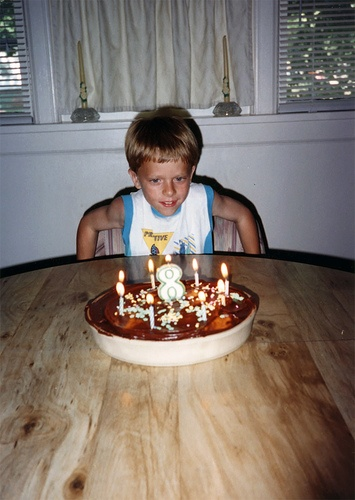
#> input picture benchmarking/dataset/A18.jpg, 355 x 500 px; its folder holds 4 pictures in this run
$ python main.py   (older library calls are emulated)
#> lines starting #> are read from the running program, lines starting #| are printed output that depends on the picture
### benchmarking/blockhash/blockhash.py
#! /usr/bin/env python
#
# Perceptual image hash calculation tool based on algorithm descibed in
# Block Mean Value Based Image Perceptual Hashing by Bian Yang, Fan Gu and Xiamu Niu
#
# Copyright 2014 Commons Machinery http://commonsmachinery.se/
# Distributed under an MIT license, please see LICENSE in the top dir.

import math
import argparse
import PIL.Image as Image
import numpy as np

def median(data):
    data = sorted(data)
    length = len(data)
    if length % 2 == 0:
        return (data[length // 2 - 1] + data[length // 2]) / 2.0
    return data[length // 2]


# [6 lines left out: function total_value_rgba, not called in this run]


def total_value_rgb(im, data, x, y):
    r, g, b = data[y * im.size[0] + x]
    return r + g + b


def translate_blocks_to_bits(blocks, pixels_per_block):
    half_block_value = pixels_per_block * 256 * 3 / 2

    # Compare medians across four horizontal bands
    bandsize = len(blocks) // 4
    for i in range(4):
        m = median(blocks[i * bandsize : (i + 1) * bandsize])
        for j in range(i * bandsize, (i + 1) * bandsize):
            v = blocks[j]

            # Output a 1 if the block is brighter than the median.
            # With images dominated by black or white, the median may
            # end up being 0 or the max value, and thus having a lot
            # of blocks of value equal to the median.  To avoid
            # generating hashes of all zeros or ones, in that case output
            # 0 if the median is in the lower value space, 1 otherwise
            blocks[j] = int(v > m or (abs(v - m) < 1 and m > half_block_value))


# [4 lines left out: function bits_to_hexhash, not called in this run]


def blockhash_even(im, bits):
    if im.mode == "RGBA":
        total_value = total_value_rgba
    elif im.mode == "RGB":
        total_value = total_value_rgb
    else:
        raise RuntimeError("Unsupported image mode: {}".format(im.mode))

    data = im.getdata()
    width, height = im.size
    blocksize_x = width // bits
    blocksize_y = height // bits

    result = []

    for y in range(bits):
        for x in range(bits):
            value = 0

            for iy in range(blocksize_y):
                for ix in range(blocksize_x):
                    cx = x * blocksize_x + ix
                    cy = y * blocksize_y + iy
                    value += total_value(im, data, cx, cy)

            result.append(value)

    translate_blocks_to_bits(result, blocksize_x * blocksize_y)
    return result
    # return bits_to_hexhash(result)


def blockhash(ims, bits=32, size=224, *args, **kwargs):
    bits_list = []
    for i, im in enumerate(ims):
        method = kwargs.get("method", Image.BILINEAR)
        im = im.resize((size, size), method)
        if im.mode == "RGBA":
            total_value = total_value_rgba
        elif im.mode == "RGB":
            total_value = total_value_rgb
        else:
            raise RuntimeError("Unsupported image mode: {}".format(im.mode))

        data = im.getdata()
        width, height = im.size

        even_x = width % bits == 0
        even_y = height % bits == 0

        if even_x and even_y:
            result = blockhash_even(im, bits)
            bits_list.append("".join(map(str, result)))
            continue

        blocks = np.zeros((bits, bits))

        block_width = float(width) / bits
        block_height = float(height) / bits

        for y in range(height):
            if even_y:
                # don't bother dividing y, if the size evenly divides by bits
                block_top = block_bottom = int(y // block_height)
                weight_top, weight_bottom = 1, 0
            else:
                y_frac, y_int = math.modf((y + 1) % block_height)

                weight_top = 1 - y_frac
                weight_bottom = y_frac

                # y_int will be 0 on bottom/right borders and on block boundaries
                if y_int > 0 or (y + 1) == height:
                    block_top = block_bottom = int(y // block_height)
                else:
                    block_top = int(y // block_height)
                    block_bottom = int(
                        -(-y // block_height)
                    )  # int(math.ceil(float(y) / block_height))

            for x in range(width):
                value = total_value(im, data, x, y)

                if even_x:
                    # don't bother dividing x, if the size evenly divides by bits
                    block_left = block_right = int(x // block_width)
                    weight_left, weight_right = 1, 0
                else:
                    x_frac, x_int = math.modf((x + 1) % block_width)

                    weight_left = 1 - x_frac
                    weight_right = x_frac

                    # x_int will be 0 on bottom/right borders and on block boundaries
                    if x_int > 0 or (x + 1) == width:
                        block_left = block_right = int(x // block_width)
                    else:
                        block_left = int(x // block_width)
                        block_right = int(
                            -(-x // block_width)
                        )  # int(math.ceil(float(x) / block_width))

                # add weighted pixel value to relevant blocks
                blocks[block_top][block_left] += value * weight_top * weight_left
                blocks[block_top][block_right] += value * weight_top * weight_right
                blocks[block_bottom][block_left] += value * weight_bottom * weight_left
                blocks[block_bottom][block_right] += value * weight_bottom * weight_right

        result = [blocks[row][col] for row in range(bits) for col in range(bits)]

        translate_blocks_to_bits(result, block_width * block_height)
        bits_list.append("".join(map(str, result)))  # bits_to_hexhash(result)
    return bits_list


# [69 lines that do not run on import are left out]

### benchmarking/neuralhash/neuralhash.py
import sys
import onnxruntime
import numpy as np
from PIL import Image
import os


def neuralhash(ims):
    # Load ONNX model
    session = onnxruntime.InferenceSession("./phashes/neuralhash/model.onnx")

    # Load output hash matrix
    seed1 = open("./phashes/neuralhash//neuralhash_128x96_seed1.dat", "rb").read()[128:]
    seed1 = np.frombuffer(seed1, dtype=np.float32)
    seed1 = seed1.reshape([96, 128])

    arrs = []
    for im in ims:
        # Preprocess image
        image = im.convert("RGB")
        image = image.resize([360, 360])
        arr = np.array(image).astype(np.float32) / 255.0
        arr = arr * 2.0 - 1.0
        arr = arr.transpose(2, 0, 1).reshape([1, 3, 360, 360])
        arrs.append(arr)
    arrs = np.concatenate(arrs, axis=0)

    inputs = {session.get_inputs()[0].name: arrs}
    outputs = session.run(None, inputs)

    hash_bits_list = []
    for outs in outputs:
        # Convert model output to hex hash
        hash_output = seed1.dot(outs[0].flatten())
        hash_bits = "".join(["1" if it >= 0 else "0" for it in hash_output])
        # hash_hex = "{:0{}x}".format(int(hash_bits, 2), len(hash_bits) // 4)
        hash_bits_list.append(hash_bits)

    return hash_bits_list

### benchmarking/main.py
import os
import numpy as np
from PIL import Image
from matplotlib import pyplot as plt
from tqdm import tqdm

from transformer import Transformer
from blockhash.blockhash import blockhash
from neuralhash.neuralhash import neuralhash

def match(original_hash, modified_hash):
    return sum(c1 == c2 for c1, c2 in zip(modified_hash, original_hash)) / len(modified_hash)

dataset_folder = './dataset'
image_files = [f for f in os.listdir(dataset_folder)]
images = [Image.open(os.path.join(dataset_folder, image_file)) for image_file in image_files]
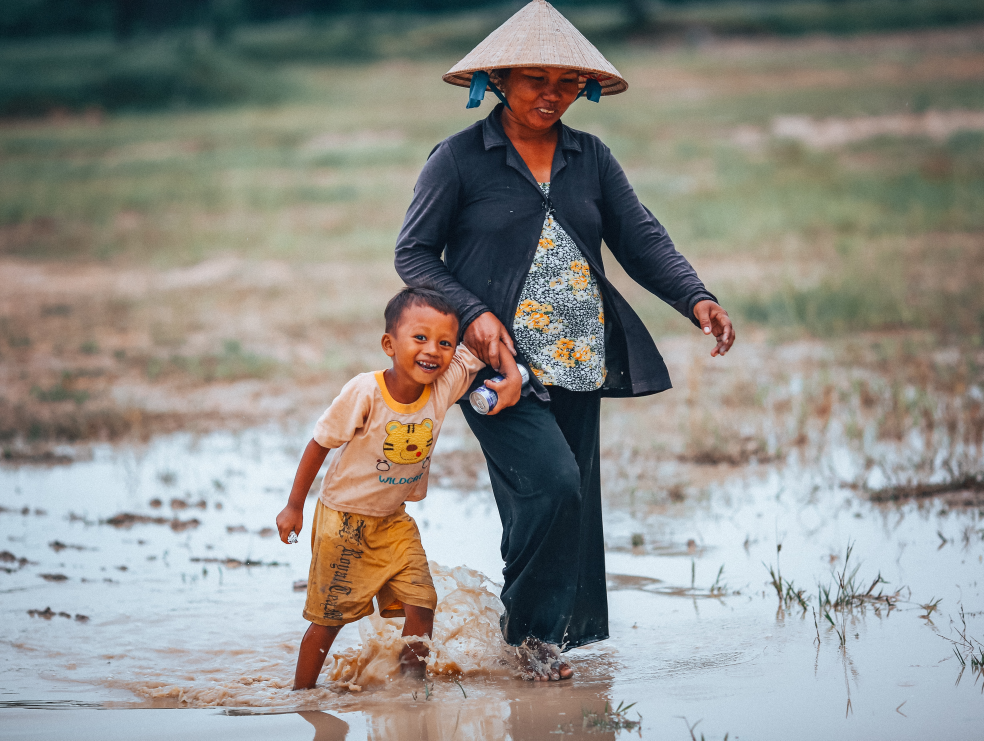
#> input picture benchmarking/dataset/A2.jpg, 4919 x 3703 px (shown at 1/5 size)
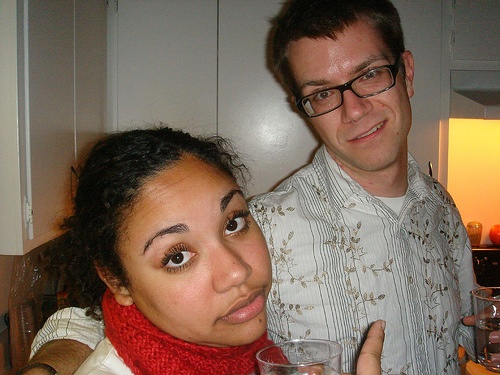
#> input picture benchmarking/dataset/A20.jpg, 500 x 375 px
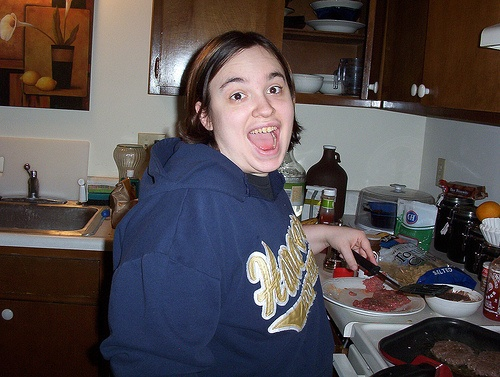
#> input picture benchmarking/dataset/A21.jpg, 500 x 377 px

transformations = ['jpeg', 'crop', 'screenshot', 'double screenshot']
hash_methods = [blockhash, neuralhash]

original_hashes_per_method = [hash_method(images) for hash_method in hash_methods]
#> the loop in blockhash, `for i, im in enumerate(ims):` made 4 passes
#> (method, even_x, even_y, blocksize_x in blockhash_even, blocksize_y in blockhash_even) on pass 1: (2, True, True, 7, 7)
#> pass 1, in blockhash, `im = im.resize((size, size), method)`:
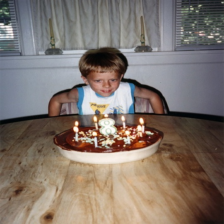
#> im: PIL image 224x224 RGB; mean R, G, B 128.5, 116.6, 108.5
#> pass 2, in blockhash, `im = im.resize((size, size), method)`:
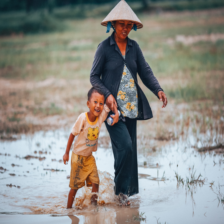
#> im: PIL image 224x224 RGB; mean R, G, B 142.4, 141.6, 136.4
#> pass 3, in blockhash, `im = im.resize((size, size), method)`:
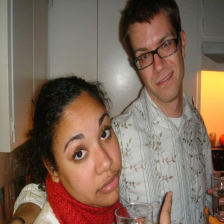
#> im: PIL image 224x224 RGB; mean R, G, B 127.1, 105.2, 89.4
#> (the run stopped early here; a loop or call above may not have finished)
